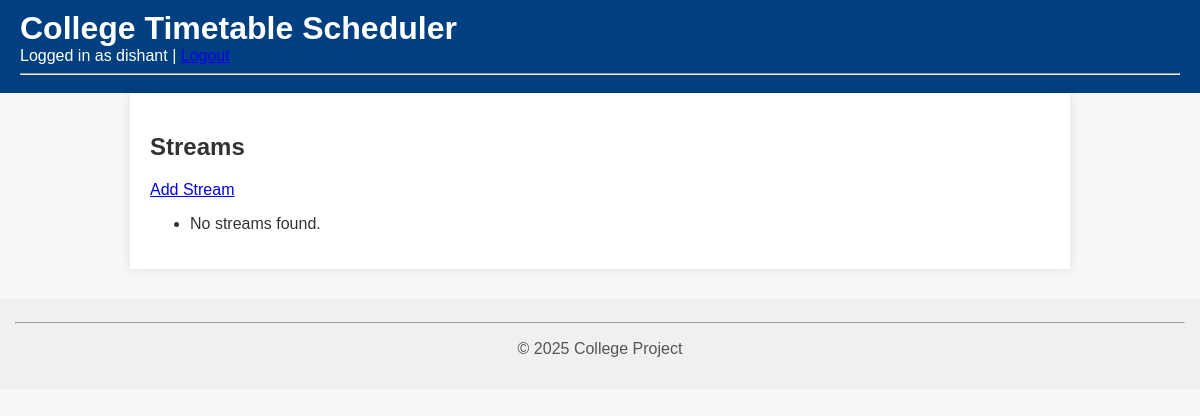
The page /timetable/admin/streams/ (signed in) on the database as committed earlier.
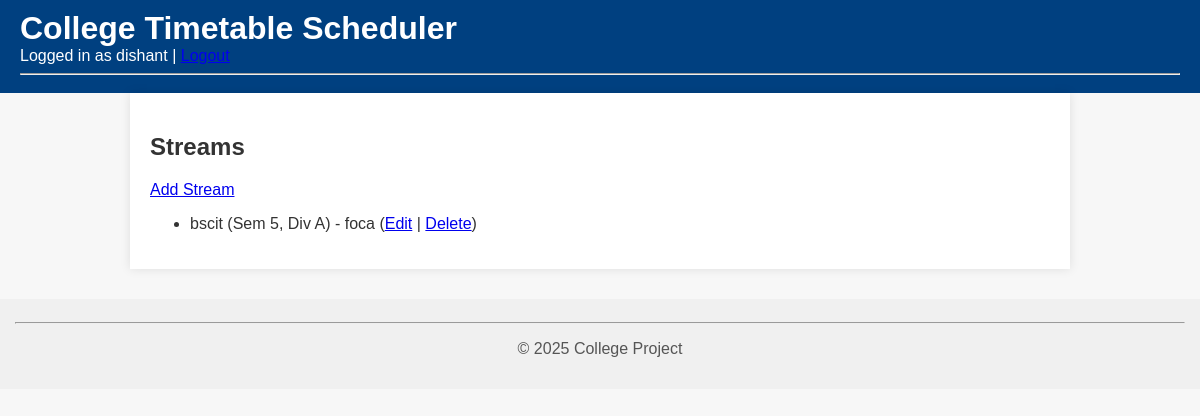
The same page on the database as committed later.
### timetable/models.py (models this page shows, shortened)
class Stream(models.Model):
    department = models.ForeignKey(Department, on_delete=models.CASCADE)
    name = models.CharField(max_length=100)
    semester = models.PositiveIntegerField()
    division = models.CharField(max_length=1)

class Department(models.Model):
    name = models.CharField(max_length=100)

### timetable/views.py (the view)
# urls.py: path('admin/streams/', views.stream_list, name='stream_list'),
@admin_required
def stream_list(request):
    return list_view(request, Stream, 'admin_dashboard/stream_list.html', 'streams')

### timetable/views.py (called while the page is built)
def admin_required(view_func):
    return login_required(user_passes_test(lambda u: u.is_admin)(view_func))

def list_view(request, model, template, context_name):
    objects = model.objects.all()
    return render(request, template, {context_name: objects})

### templates/admin_dashboard/stream_list.html (shortened to what this page needs)
{% extends 'base.html' %}
{% block content %}
<h2>Streams</h2>
<a href="{% url 'stream_add' %}">Add Stream</a>
<ul>
  {% for stream in streams %}
    <li>{{ stream.name }} (Sem {{ stream.semester }}, Div {{ stream.division }}) - {{ stream.department.name }}
        (<a href="{% url 'stream_edit' stream.pk %}">Edit</a> |
         <a href="{% url 'stream_delete' stream.pk %}">Delete</a>)
    </li>
  {% empty %}
    <li>No streams found.</li>
  {% endfor %}
</ul>
{% endblock %}

Rows that differ between the two databases and show on the page:
added Stream: name "bscit", semester "5", division "A", department.name "foca"
Other text that changed with them:
text no longer shown: "No streams found."
